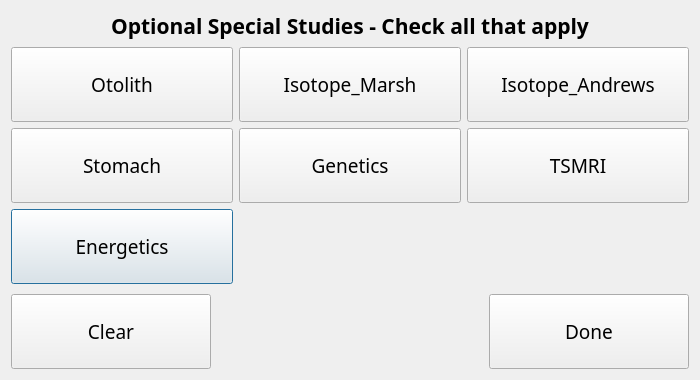
<?xml version="1.0" encoding="UTF-8"?>
<ui version="4.0">
 <class>ablspeciesstudiesDlg</class>
 <widget class="QDialog" name="ablspeciesstudiesDlg">
  <property name="geometry">
   <rect>
    <x>0</x>
    <y>0</y>
    <width>700</width>
    <height>380</height>
   </rect>
  </property>
  <property name="sizePolicy">
   <sizepolicy hsizetype="Preferred" vsizetype="Expanding">
    <horstretch>0</horstretch>
    <verstretch>0</verstretch>
   </sizepolicy>
  </property>
  <property name="minimumSize">
   <size>
    <width>700</width>
    <height>380</height>
   </size>
  </property>
  <property name="windowTitle">
   <string>Special Studies</string>
  </property>
  <layout class="QVBoxLayout" name="verticalLayout">
   <item>
    <layout class="QHBoxLayout" name="horizontalLayout">
     <item>
      <widget class="QLabel" name="label_3">
       <property name="font">
        <font>
         <family>Arial Black</family>
         <pointsize>16</pointsize>
         <weight>75</weight>
         <bold>true</bold>
        </font>
       </property>
       <property name="text">
        <string>Optional Special Studies - Check all that apply</string>
       </property>
       <property name="alignment">
        <set>Qt::AlignCenter</set>
       </property>
      </widget>
     </item>
    </layout>
   </item>
   <item>
    <layout class="QGridLayout" name="gridLayout">
     <item row="2" column="0">
      <widget class="QPushButton" name="energeticBtn">
       <property name="sizePolicy">
        <sizepolicy hsizetype="Minimum" vsizetype="Expanding">
         <horstretch>0</horstretch>
         <verstretch>0</verstretch>
        </sizepolicy>
       </property>
       <property name="minimumSize">
        <size>
         <width>0</width>
         <height>75</height>
        </size>
       </property>
       <property name="font">
        <font>
         <family>Arial Black</family>
         <pointsize>14</pointsize>
        </font>
       </property>
       <property name="text">
        <string>Energetics</string>
       </property>
       <property name="checkable">
        <bool>true</bool>
       </property>
      </widget>
     </item>
     <item row="1" column="1">
      <widget class="QPushButton" name="geneticsBtn">
       <property name="sizePolicy">
        <sizepolicy hsizetype="Minimum" vsizetype="Expanding">
         <horstretch>0</horstretch>
         <verstretch>0</verstretch>
        </sizepolicy>
       </property>
       <property name="minimumSize">
        <size>
         <width>0</width>
         <height>75</height>
        </size>
       </property>
       <property name="font">
        <font>
         <family>Arial Black</family>
         <pointsize>14</pointsize>
        </font>
       </property>
       <property name="text">
        <string>Genetics</string>
       </property>
       <property name="checkable">
        <bool>true</bool>
       </property>
      </widget>
     </item>
     <item row="0" column="1">
      <widget class="QPushButton" name="isotopeMarshBtn">
       <property name="sizePolicy">
        <sizepolicy hsizetype="Minimum" vsizetype="Expanding">
         <horstretch>0</horstretch>
         <verstretch>0</verstretch>
        </sizepolicy>
       </property>
       <property name="minimumSize">
        <size>
         <width>0</width>
         <height>75</height>
        </size>
       </property>
       <property name="font">
        <font>
         <family>Arial Black</family>
         <pointsize>14</pointsize>
        </font>
       </property>
       <property name="text">
        <string>Isotope_Marsh</string>
       </property>
       <property name="checkable">
        <bool>true</bool>
       </property>
      </widget>
     </item>
     <item row="0" column="0">
      <widget class="QPushButton" name="otolithBtn">
       <property name="sizePolicy">
        <sizepolicy hsizetype="Minimum" vsizetype="Expanding">
         <horstretch>0</horstretch>
         <verstretch>0</verstretch>
        </sizepolicy>
       </property>
       <property name="minimumSize">
        <size>
         <width>0</width>
         <height>75</height>
        </size>
       </property>
       <property name="font">
        <font>
         <family>Arial Black</family>
         <pointsize>14</pointsize>
        </font>
       </property>
       <property name="text">
        <string>Otolith</string>
       </property>
       <property name="checkable">
        <bool>true</bool>
       </property>
      </widget>
     </item>
     <item row="1" column="0">
      <widget class="QPushButton" name="stomachBtn">
       <property name="sizePolicy">
        <sizepolicy hsizetype="Minimum" vsizetype="Expanding">
         <horstretch>0</horstretch>
         <verstretch>0</verstretch>
        </sizepolicy>
       </property>
       <property name="minimumSize">
        <size>
         <width>0</width>
         <height>75</height>
        </size>
       </property>
       <property name="font">
        <font>
         <family>Arial Black</family>
         <pointsize>14</pointsize>
        </font>
       </property>
       <property name="text">
        <string>Stomach</string>
       </property>
       <property name="checkable">
        <bool>true</bool>
       </property>
      </widget>
     </item>
     <item row="0" column="2">
      <widget class="QPushButton" name="isotopeAndrewsBtn">
       <property name="sizePolicy">
        <sizepolicy hsizetype="Minimum" vsizetype="Expanding">
         <horstretch>0</horstretch>
         <verstretch>0</verstretch>
        </sizepolicy>
       </property>
       <property name="minimumSize">
        <size>
         <width>0</width>
         <height>75</height>
        </size>
       </property>
       <property name="font">
        <font>
         <family>Arial Black</family>
         <pointsize>14</pointsize>
        </font>
       </property>
       <property name="text">
        <string>Isotope_Andrews</string>
       </property>
       <property name="checkable">
        <bool>true</bool>
       </property>
      </widget>
     </item>
     <item row="1" column="2">
      <widget class="QPushButton" name="tsmriBtn">
       <property name="sizePolicy">
        <sizepolicy hsizetype="Minimum" vsizetype="Expanding">
         <horstretch>0</horstretch>
         <verstretch>0</verstretch>
        </sizepolicy>
       </property>
       <property name="minimumSize">
        <size>
         <width>0</width>
         <height>75</height>
        </size>
       </property>
       <property name="font">
        <font>
         <family>Arial Black</family>
         <pointsize>14</pointsize>
        </font>
       </property>
       <property name="text">
        <string>TSMRI</string>
       </property>
       <property name="checkable">
        <bool>true</bool>
       </property>
      </widget>
     </item>
    </layout>
   </item>
   <item>
    <spacer name="verticalSpacer">
     <property name="orientation">
      <enum>Qt::Vertical</enum>
     </property>
     <property name="sizeHint" stdset="0">
      <size>
       <width>20</width>
       <height>40</height>
      </size>
     </property>
    </spacer>
   </item>
   <item>
    <layout class="QHBoxLayout" name="horizontalLayout_3">
     <item>
      <widget class="QPushButton" name="clearBtn">
       <property name="sizePolicy">
        <sizepolicy hsizetype="Minimum" vsizetype="Expanding">
         <horstretch>0</horstretch>
         <verstretch>0</verstretch>
        </sizepolicy>
       </property>
       <property name="minimumSize">
        <size>
         <width>200</width>
         <height>75</height>
        </size>
       </property>
       <property name="font">
        <font>
         <family>Arial Black</family>
         <pointsize>14</pointsize>
        </font>
       </property>
       <property name="text">
        <string>Clear</string>
       </property>
      </widget>
     </item>
     <item>
      <spacer name="horizontalSpacer">
       <property name="orientation">
        <enum>Qt::Horizontal</enum>
       </property>
       <property name="sizeHint" stdset="0">
        <size>
         <width>40</width>
         <height>20</height>
        </size>
       </property>
      </spacer>
     </item>
     <item>
      <widget class="QPushButton" name="doneBtn">
       <property name="sizePolicy">
        <sizepolicy hsizetype="Minimum" vsizetype="Expanding">
         <horstretch>0</horstretch>
         <verstretch>0</verstretch>
        </sizepolicy>
       </property>
       <property name="minimumSize">
        <size>
         <width>200</width>
         <height>75</height>
        </size>
       </property>
       <property name="font">
        <font>
         <family>Arial Black</family>
         <pointsize>14</pointsize>
        </font>
       </property>
       <property name="text">
        <string>Done</string>
       </property>
      </widget>
     </item>
    </layout>
   </item>
  </layout>
 </widget>
 <resources/>
 <connections/>
</ui>
